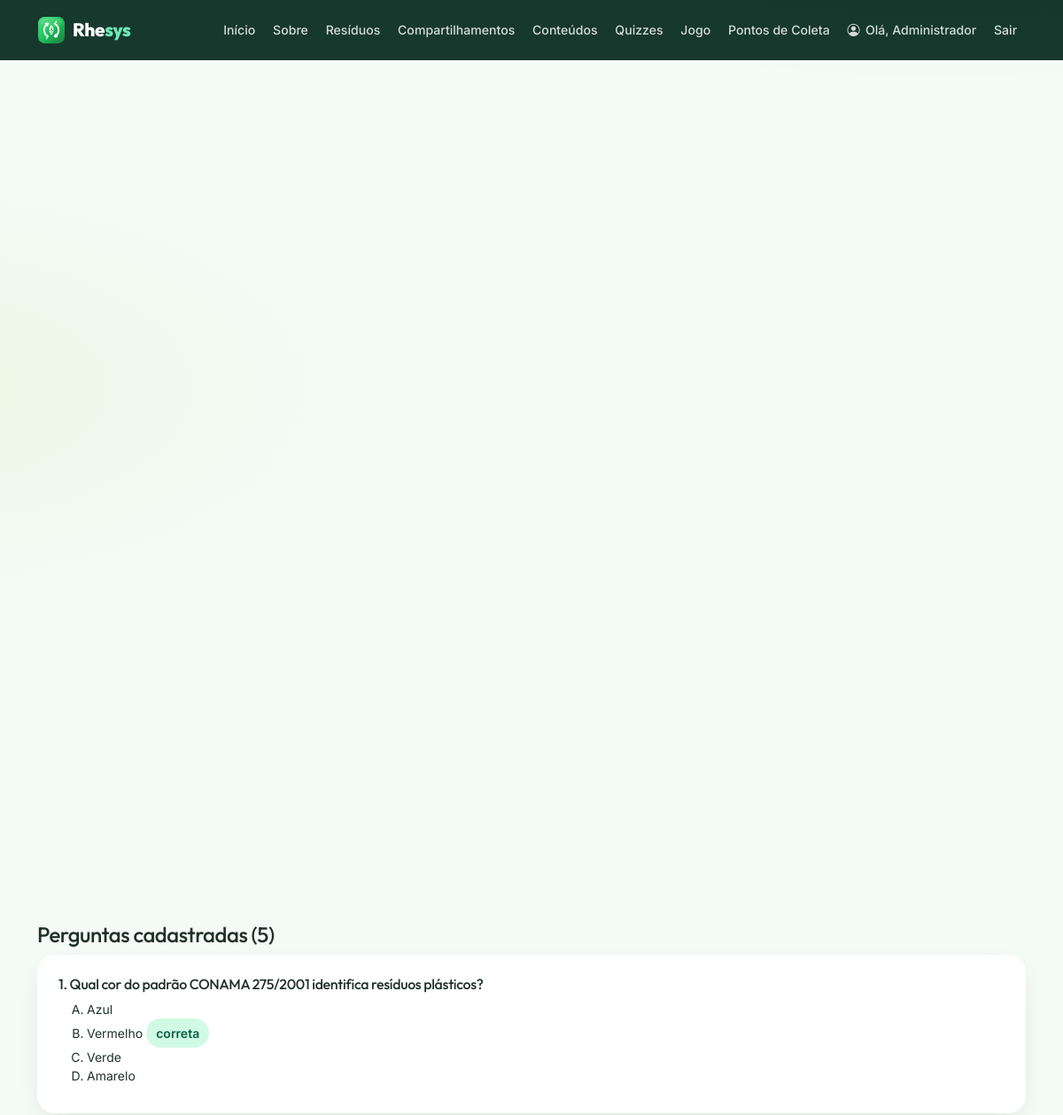
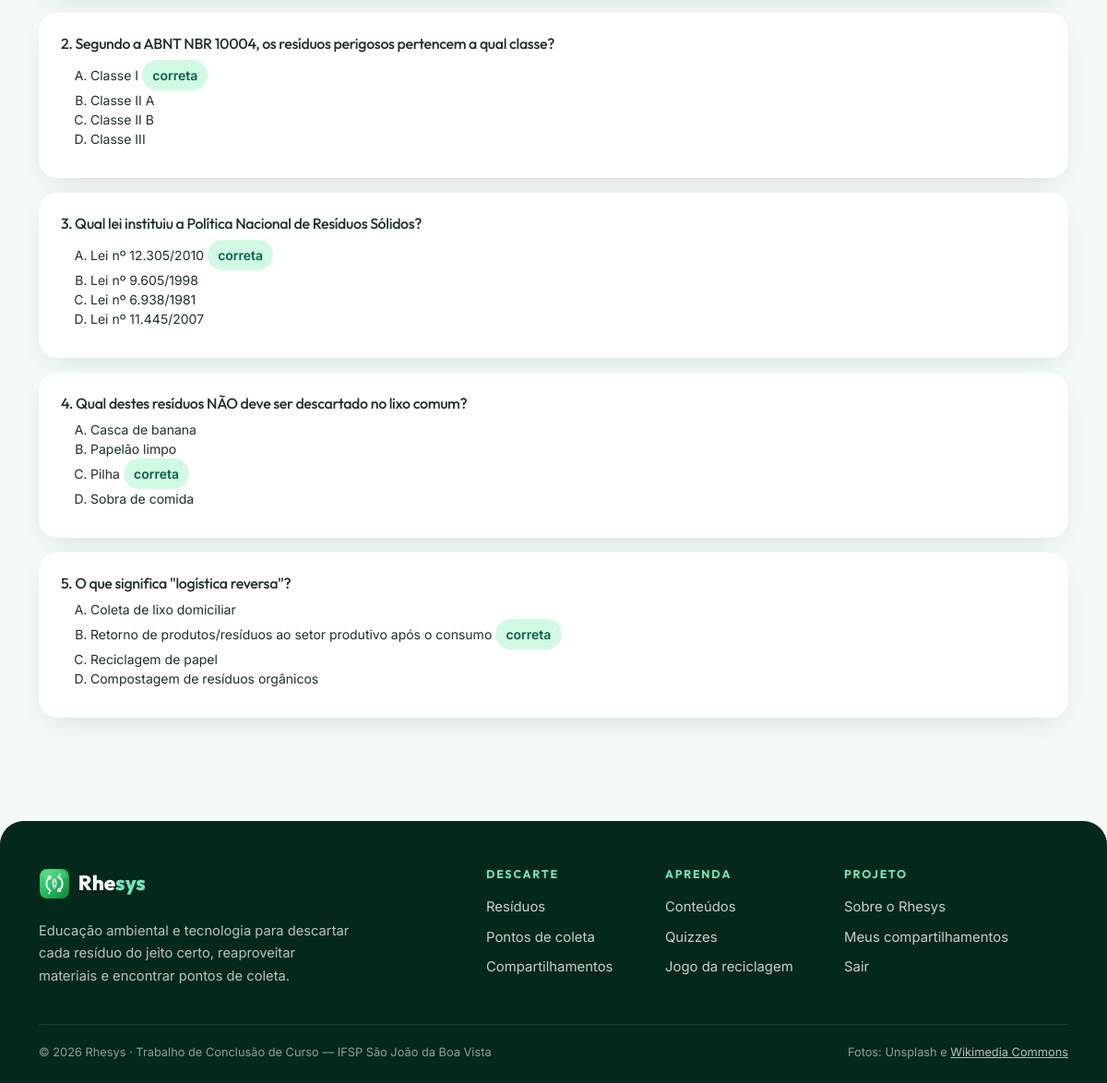
Screenshot of /pages/cadastro_pergunta.php?id_quiz=1 (signed in) with the database file from the repository (2 pictures, top to bottom).
### tables this page shows
CREATE TABLE pergunta (
    id_pergunta INT AUTO_INCREMENT PRIMARY KEY,
    id_quiz INT NOT NULL,
    enunciado TEXT NOT NULL,
    alternativa_a VARCHAR(255) NOT NULL,
    alternativa_b VARCHAR(255) NOT NULL,
    alternativa_c VARCHAR(255) NOT NULL,
    alternativa_d VARCHAR(255) NOT NULL,
    resposta_correta CHAR(1) NOT NULL,
    INDEX idx_pergunta_quiz (id_quiz),
    CONSTRAINT fk_pergunta_quiz
        FOREIGN KEY (id_quiz) REFERENCES quiz(id_quiz)
        ON DELETE CASCADE ON UPDATE CASCADE,
    CONSTRAINT chk_resposta_correta
        CHECK (resposta_correta IN ('a', 'b', 'c', 'd'))
);

### config/config.php (called while the page is built, shortened)
<?php
function usuario_logado()
{
    return isset($_SESSION['id_usuario']);
}

### pages/cadastro_pergunta.php (the view, shortened to what this page needs)
<?php
require_once __DIR__ . '/../config/config.php';
require_once __DIR__ . '/../config/conexao.php';
$id_quiz = (int) (($_SERVER['REQUEST_METHOD'] === 'POST' ? $_POST['id_quiz'] ?? 0 : $_GET['id_quiz'] ?? 0));
$stmt = $pdo->prepare('SELECT * FROM quiz WHERE id_quiz = :id');
$stmt->bindValue(':id', $id_quiz, PDO::PARAM_INT);
$stmt->execute();
$quiz = $stmt->fetch();
$perguntas = [];
if ($quiz) {
    $stmt = $pdo->prepare('SELECT * FROM pergunta WHERE id_quiz = :id ORDER BY id_pergunta');
    $stmt->bindValue(':id', $id_quiz, PDO::PARAM_INT);
    $stmt->execute();
    $perguntas = $stmt->fetchAll();
}
require __DIR__ . '/../includes/header.php';
?>
<?php if (!$quiz): ?>
    <div class="alert alert-warning mt-4">O quiz informado não existe.</div><a href="cadastro_quiz.php" class="btn btn-success mt-3">Voltar aos quizzes</a>
<?php else: ?>
<section class="mt-5" id="perguntas">
    <h2 class="h4">Perguntas cadastradas (<?php echo count($perguntas); ?>)</h2>
    <?php foreach ($perguntas as $indice => $pergunta): ?>
        <article class="info-card mb-3"><div class="card-body p-4">
            <h3 class="h6"><?php echo $indice + 1; ?>. <?php echo htmlspecialchars($pergunta['enunciado']); ?></h3>
            <ol type="A" class="small mb-2"><?php foreach (['a', 'b', 'c', 'd'] as $letra): ?><li><?php echo htmlspecialchars($pergunta['alternativa_' . $letra]); ?><?php if ($pergunta['resposta_correta'] === $letra): ?> <span class="badge-soft">correta</span><?php endif; ?></li><?php endforeach; ?></ol>
        </div></article>
    <?php endforeach; ?>
</section>
<?php endif; ?>
<?php require __DIR__ . '/../includes/footer.php'; ?>

### includes/header.php (shortened to what this page needs)
<!DOCTYPE html>
<html lang="pt-br">
<head>
    <link href="https://cdn.jsdelivr.net/npm/bootstrap@5.3.3/dist/css/bootstrap.min.css" rel="stylesheet">
    <link href="https://cdn.jsdelivr.net/npm/bootstrap-icons@1.11.3/font/bootstrap-icons.min.css" rel="stylesheet">
    <link rel="stylesheet" href="<?php echo BASE_URL; ?>css/style.css?v=38">
</head>
<body>
<nav class="navbar navbar-expand-xl navbar-rhe">
    <div class="container">
        <a class="navbar-brand d-flex align-items-center gap-2" href="<?php echo BASE_URL; ?>index.php">
            <img src="<?php echo BASE_URL; ?>img/logo-icon.svg" alt="Logotipo Rhesys" width="38" height="38">
            <span>Rhe<span class="brand-sys">sys</span></span>
        </a>
        <div class="collapse navbar-collapse" id="menuPrincipal">
            <ul class="navbar-nav ms-auto align-items-xl-center gap-xl-1">
                <?php
                $pagina_atual = basename($_SERVER['PHP_SELF']);
                $links = [
                    'index.php'             => ['Início', 'index.php', 'bi-house'],
                    'sobre.php'             => ['Sobre', 'pages/sobre.php', 'bi-info-circle'],
                    'residuos.php'          => ['Resíduos', 'pages/residuos.php', 'bi-recycle'],
                    'compartilhamentos.php' => ['Compartilhamentos', 'pages/compartilhamentos.php', 'bi-arrow-left-right'],
                    'conteudos.php'         => ['Conteúdos', 'pages/conteudos.php', 'bi-book'],
                    'quiz.php'              => ['Quizzes', 'pages/quiz.php', 'bi-patch-question'],
                    'jogo.php'              => ['Jogo', 'pages/jogo.php', 'bi-controller'],
                    'pontos_coleta.php'     => ['Pontos de Coleta', 'pages/pontos_coleta.php', 'bi-geo-alt'],
                ];
                foreach ($links as $arquivo => $item):
                    $classe = ($pagina_atual === $arquivo) ? ' active' : '';
                ?>
                <li class="nav-item">
                    <a class="nav-link<?php echo $classe; ?>" href="<?php echo BASE_URL . $item[1]; ?>"<?php echo $classe ? ' aria-current="page"' : ''; ?>>
                        <i class="bi <?php echo $item[2]; ?> nav-icone" aria-hidden="true"></i><?php echo $item[0]; ?>
                    </a>
                </li>
                <?php endforeach; ?>
                <?php if (usuario_logado()): ?>
                <li class="nav-item">
                    <?php $primeiro_nome = strtok(trim((string) $_SESSION['nome_usuario']), ' ') ?: ''; ?>
                    <span class="nav-link nav-usuario" title="<?php echo htmlspecialchars($_SESSION['nome_usuario']); ?>">
                        <i class="bi bi-person-circle nav-icone-usuario" aria-hidden="true"></i>
                        <span class="nav-usuario-nome">Olá, <?php echo htmlspecialchars($primeiro_nome); ?></span>
                    </span>
                </li>
                <li class="nav-item">
                    <a class="nav-link" href="<?php echo BASE_URL; ?>pages/logout.php">Sair</a>
                </li>
                <?php endif; ?>
            </ul>
        </div>
    </div>
</nav>
<main class="container my-4 my-lg-5" id="conteudo" tabindex="-1">

### includes/footer.php (shortened to what this page needs)
</main>
<footer class="footer-rhe mt-5">
    <div class="container">
        <div class="row g-4 g-lg-5">
            <div class="col-lg-4">
                <a class="footer-brand" href="<?php echo BASE_URL; ?>index.php">
                    <img src="<?php echo BASE_URL; ?>img/logo-icon.svg" alt="" width="34" height="34">
                    <span>Rhe<span class="brand-sys">sys</span></span>
                </a>
                <p class="footer-texto mt-3 mb-0">
                    Educação ambiental e tecnologia para descartar cada resíduo do jeito certo,
                    reaproveitar materiais e encontrar pontos de coleta.
                </p>
            </div>
            <div class="col-6 col-md-4 col-lg-2 offset-lg-1">
                <h2 class="footer-titulo">Descarte</h2>
                <ul class="footer-links">
                    <li><a href="<?php echo BASE_URL; ?>pages/residuos.php">Resíduos</a></li>
                    <li><a href="<?php echo BASE_URL; ?>pages/pontos_coleta.php">Pontos de coleta</a></li>
                    <li><a href="<?php echo BASE_URL; ?>pages/compartilhamentos.php">Compartilhamentos</a></li>
                </ul>
            </div>
            <div class="col-6 col-md-4 col-lg-2">
                <h2 class="footer-titulo">Aprenda</h2>
                <ul class="footer-links">
                    <li><a href="<?php echo BASE_URL; ?>pages/conteudos.php">Conteúdos</a></li>
                    <li><a href="<?php echo BASE_URL; ?>pages/quiz.php">Quizzes</a></li>
                    <li><a href="<?php echo BASE_URL; ?>pages/jogo.php">Jogo da reciclagem</a></li>
                </ul>
            </div>
            <div class="col-12 col-md-4 col-lg-3">
                <h2 class="footer-titulo">Projeto</h2>
                <ul class="footer-links">
                    <li><a href="<?php echo BASE_URL; ?>pages/sobre.php">Sobre o Rhesys</a></li>
                    <?php if (usuario_logado()): ?>
                        <li><a href="<?php echo BASE_URL; ?>pages/meus_compartilhamentos.php">Meus compartilhamentos</a></li>
                        <li><a href="<?php echo BASE_URL; ?>pages/logout.php">Sair</a></li>
                    <?php else: ?>
                        <li><a href="<?php echo BASE_URL; ?>pages/login.php">Entrar</a></li>
                        <li><a href="<?php echo BASE_URL; ?>pages/cadastro.php">Criar conta</a></li>
                    <?php endif; ?>
                </ul>
            </div>
        </div>
        <div class="footer-base">
            <span>&copy; <?php echo date('Y'); ?> Rhesys · Trabalho de Conclusão de Curso — IFSP São João da Boa Vista</span>
            <span>Fotos: Unsplash e <a href="<?php echo BASE_URL; ?>docs/FONTES_FOTOS_RESIDUOS.md">Wikimedia Commons</a></span>
        </div>
    </div>
</footer>
</body>
</html>

### css/style.css (style rules this page uses)
:root { --rhe-50: #ecfdf5; --rhe-100: #d1fae5; --rhe-200: #a7f3d0; --rhe-300: #6ee7b7; --rhe-400: #34d399; --rhe-500: #10b981; --rhe-600: #059669; --rhe-700: #047857; --rhe-800: #065f46; --rhe-900: #064e3b; --rhe-950: #04281c; --rhe-ink: #0d2b1e; --rhe-lime: #a3e635; --rhe-bg: #f4faf6; --rhe-radius: 1.25rem; --rhe-shadow: 0 10px 30px -12px rgba(4, 66, 41, .18); --rhe-shadow-lg: 0 24px 60px -20px rgba(4, 66, 41, .35); }
* { -webkit-tap-highlight-color: transparent; }
html { scroll-behavior: smooth; }
body { font-family: 'Inter', system-ui, -apple-system, 'Segoe UI', sans-serif; background: radial-gradient(1100px 480px at 88% -8%, rgba(16, 185, 129, .10), transparent 60%), radial-gradient(900px 420px at -10% 18%, rgba(163, 230, 53, .10), transparent 55%), var(--rhe-bg); color: #20302a; display: flex; flex-direction: column; min-height: 100vh; -webkit-font-smoothing: antialiased; }
main { flex: 1; }
h1, h2, h3, h4, h5, h6 { font-family: 'Outfit', 'Inter', sans-serif; font-weight: 700; letter-spacing: -.02em; color: var(--rhe-ink); }
p { line-height: 1.65; }
a { color: var(--rhe-600); }
.navbar-rhe { position: sticky; top: 0; z-index: 1030; background: rgba(4, 40, 28, .92); backdrop-filter: blur(14px); -webkit-backdrop-filter: blur(14px); padding: .8rem 0; transition: box-shadow .3s ease, padding .3s ease; }
.navbar-rhe .navbar-brand { font-family: 'Outfit', sans-serif; font-weight: 800; font-size: 1.45rem; letter-spacing: -.02em; color: #fff; display: flex; align-items: center; }
.navbar-rhe .brand-sys { color: var(--rhe-300); }
.navbar-rhe .nav-link { color: rgba(255, 255, 255, .82); font-weight: 500; font-size: .95rem; padding: .5rem .95rem !important; border-radius: 999px; transition: all .25s ease; }
.badge-soft { background: var(--rhe-100); color: var(--rhe-800); font-weight: 600; padding: .42em .8em; border-radius: 999px; display: inline-block; }
.info-card { border: none; border-radius: var(--rhe-radius); box-shadow: var(--rhe-shadow); height: 100%; background: #fff; }
.footer-rhe { background: var(--rhe-950); color: rgba(255, 255, 255, .72); padding: 3.2rem 0 1.5rem; border-radius: 1.6rem 1.6rem 0 0; }
.footer-brand { display: inline-flex; align-items: center; gap: .55rem; font-family: 'Outfit', sans-serif; font-weight: 800; font-size: 1.4rem; color: #fff; text-decoration: none; }
.footer-brand .brand-sys { color: var(--rhe-300); }
.footer-texto { font-size: .92rem; max-width: 24rem; }
.footer-titulo { font-size: .78rem; font-weight: 700; letter-spacing: .14em; text-transform: uppercase; color: var(--rhe-300); margin-bottom: .9rem; }
.footer-links { list-style: none; padding: 0; margin: 0; display: grid; gap: .5rem; }
.footer-links a { color: rgba(255, 255, 255, .78); text-decoration: none; font-size: .93rem; }
.footer-base { display: flex; flex-wrap: wrap; justify-content: space-between; gap: .5rem 1.5rem; margin-top: 2.5rem; padding-top: 1.25rem; border-top: 1px solid rgba(255, 255, 255, .1); font-size: .8rem; color: rgba(255, 255, 255, .55); }
.footer-base a { color: rgba(255, 255, 255, .7); }
.navbar-rhe .nav-link, .navbar-rhe .btn { white-space: nowrap; }
.navbar-rhe .nav-usuario { display: inline-flex; align-items: center; gap: .4rem; }
.navbar-rhe .nav-usuario-nome { max-width: 10rem; overflow: hidden; text-overflow: ellipsis; }
@media (min-width: 1200px) and (max-width: 1399.98px) { .navbar-rhe .navbar-brand { font-size: 1.3rem; } }
@media (min-width: 1200px) and (max-width: 1399.98px) { .navbar-rhe .navbar-brand img { width: 32px; height: 32px; } }
@media (min-width: 1200px) and (max-width: 1399.98px) { .navbar-rhe .navbar-nav { gap: 0 !important; } }
@media (min-width: 1200px) and (max-width: 1399.98px) { .navbar-rhe .nav-link { font-size: .88rem; padding: .45rem .62rem !important; } }
@media (min-width: 1200px) and (max-width: 1399.98px) { .navbar-rhe .nav-usuario-nome { max-width: 9.5rem; } }

### rows the page displays
pergunta: enunciado "Qual cor do padrão CONAMA 275/2001 identifica resíduos plásticos?", alternativa_a "Azul", alternativa_b "Vermelho", resposta_correta "correta", alternativa_c "Verde", alternativa_d "Amarelo"
pergunta: enunciado "Segundo a ABNT NBR 10004, os resíduos perigosos pertencem a qual classe?", alternativa_a "Classe I", resposta_correta "correta", alternativa_b "Classe II A", alternativa_c "Classe II B", alternativa_d "Classe III"
pergunta: enunciado "Qual lei instituiu a Política Nacional de Resíduos Sólidos?", alternativa_a "Lei nº 12.305/2010", resposta_correta "correta", alternativa_b "Lei nº 9.605/1998", alternativa_c "Lei nº 6.938/1981", alternativa_d "Lei nº 11.445/2007"
pergunta: enunciado "Qual destes resíduos NÃO deve ser descartado no lixo comum?", alternativa_a "Casca de banana", alternativa_b "Papelão limpo", alternativa_c "Pilha", resposta_correta "correta", alternativa_d "Sobra de comida"
pergunta: enunciado "O que significa \"logística reversa\"?", alternativa_a "Coleta de lixo domiciliar", alternativa_b "Retorno de produtos/resíduos ao setor produtivo após o consumo", resposta_correta "correta", alternativa_c "Reciclagem de papel", alternativa_d "Compostagem de resíduos orgânicos"

### other values shown
$item[0] "Início"
$item[0] "Sobre"
$item[0] "Resíduos"
$item[0] "Compartilhamentos"
$item[0] "Conteúdos"
$item[0] "Quizzes"
$item[0] "Jogo"
$item[0] "Pontos de Coleta"
$primeiro_nome "Administrador"
count($perguntas) "5"
